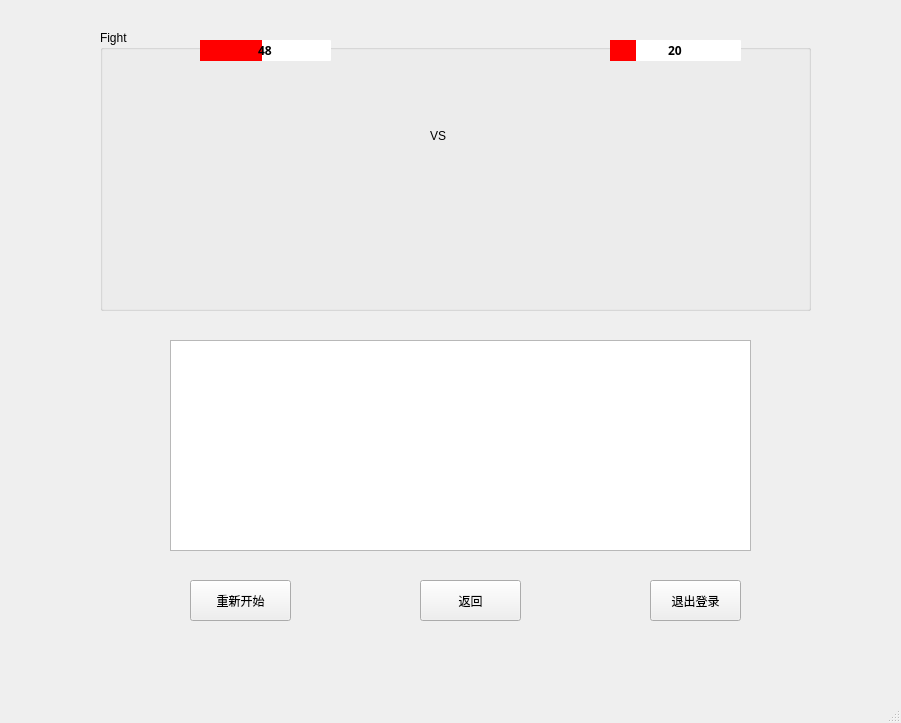
<?xml version="1.0" encoding="UTF-8"?>
<ui version="4.0">
 <class>FightManager</class>
 <widget class="QMainWindow" name="FightManager">
  <property name="geometry">
   <rect>
    <x>0</x>
    <y>0</y>
    <width>901</width>
    <height>723</height>
   </rect>
  </property>
  <property name="windowTitle">
   <string>MainWindow</string>
  </property>
  <widget class="QWidget" name="centralwidget">
   <widget class="QGroupBox" name="groupBox">
    <property name="geometry">
     <rect>
      <x>100</x>
      <y>30</y>
      <width>711</width>
      <height>281</height>
     </rect>
    </property>
    <property name="title">
     <string>Fight</string>
    </property>
    <widget class="QProgressBar" name="hp1">
     <property name="geometry">
      <rect>
       <x>100</x>
       <y>10</y>
       <width>131</width>
       <height>21</height>
      </rect>
     </property>
     <property name="font">
      <font>
       <family>Bahnschrift SemiBold</family>
       <weight>75</weight>
       <bold>true</bold>
      </font>
     </property>
     <property name="styleSheet">
      <string notr="true">QProgressBar {
border-radius: 1px;
   background-color: #FFFFFF;
	text-align: center;

}
 
QProgressBar::chunk {
   background-color: #ff0000;

}</string>
     </property>
     <property name="maximum">
      <number>100</number>
     </property>
     <property name="value">
      <number>48</number>
     </property>
     <property name="format">
      <string>%v</string>
     </property>
    </widget>
    <widget class="QProgressBar" name="hp2">
     <property name="geometry">
      <rect>
       <x>510</x>
       <y>10</y>
       <width>131</width>
       <height>21</height>
      </rect>
     </property>
     <property name="font">
      <font>
       <family>Bahnschrift SemiBold</family>
       <pointsize>9</pointsize>
       <weight>75</weight>
       <bold>true</bold>
      </font>
     </property>
     <property name="focusPolicy">
      <enum>Qt::NoFocus</enum>
     </property>
     <property name="styleSheet">
      <string notr="true">QProgressBar {
border-radius: 1px;
   background-color: #FFFFFF;
	text-align: center;

}
 
QProgressBar::chunk {
   background-color: #ff0000;

}</string>
     </property>
     <property name="value">
      <number>20</number>
     </property>
     <property name="format">
      <string>%v</string>
     </property>
    </widget>
    <widget class="QLabel" name="AT_pic">
     <property name="geometry">
      <rect>
       <x>100</x>
       <y>50</y>
       <width>131</width>
       <height>201</height>
      </rect>
     </property>
     <property name="text">
      <string/>
     </property>
    </widget>
    <widget class="QLabel" name="DE_pic">
     <property name="geometry">
      <rect>
       <x>510</x>
       <y>50</y>
       <width>131</width>
       <height>201</height>
      </rect>
     </property>
     <property name="text">
      <string/>
     </property>
    </widget>
    <widget class="QLabel" name="label_2">
     <property name="geometry">
      <rect>
       <x>330</x>
       <y>70</y>
       <width>101</width>
       <height>71</height>
      </rect>
     </property>
     <property name="styleSheet">
      <string notr="true">font: 75 9pt &quot;Adobe Garamond Pro Bold&quot;;
font: 75 30pt &quot;Adobe Caslon Pro Bold&quot;;</string>
     </property>
     <property name="text">
      <string>VS</string>
     </property>
    </widget>
   </widget>
   <widget class="QTextBrowser" name="text_fight">
    <property name="geometry">
     <rect>
      <x>170</x>
      <y>340</y>
      <width>581</width>
      <height>211</height>
     </rect>
    </property>
   </widget>
   <widget class="QPushButton" name="repeat_fight">
    <property name="geometry">
     <rect>
      <x>190</x>
      <y>580</y>
      <width>101</width>
      <height>41</height>
     </rect>
    </property>
    <property name="text">
     <string>重新开始</string>
    </property>
   </widget>
   <widget class="QPushButton" name="back">
    <property name="geometry">
     <rect>
      <x>420</x>
      <y>580</y>
      <width>101</width>
      <height>41</height>
     </rect>
    </property>
    <property name="text">
     <string>返回</string>
    </property>
   </widget>
   <widget class="QPushButton" name="quit">
    <property name="geometry">
     <rect>
      <x>650</x>
      <y>580</y>
      <width>91</width>
      <height>41</height>
     </rect>
    </property>
    <property name="text">
     <string>退出登录</string>
    </property>
   </widget>
  </widget>
  <widget class="QMenuBar" name="menubar">
   <property name="geometry">
    <rect>
     <x>0</x>
     <y>0</y>
     <width>901</width>
     <height>26</height>
    </rect>
   </property>
  </widget>
  <widget class="QStatusBar" name="statusbar"/>
 </widget>
 <resources/>
 <connections/>
</ui>
